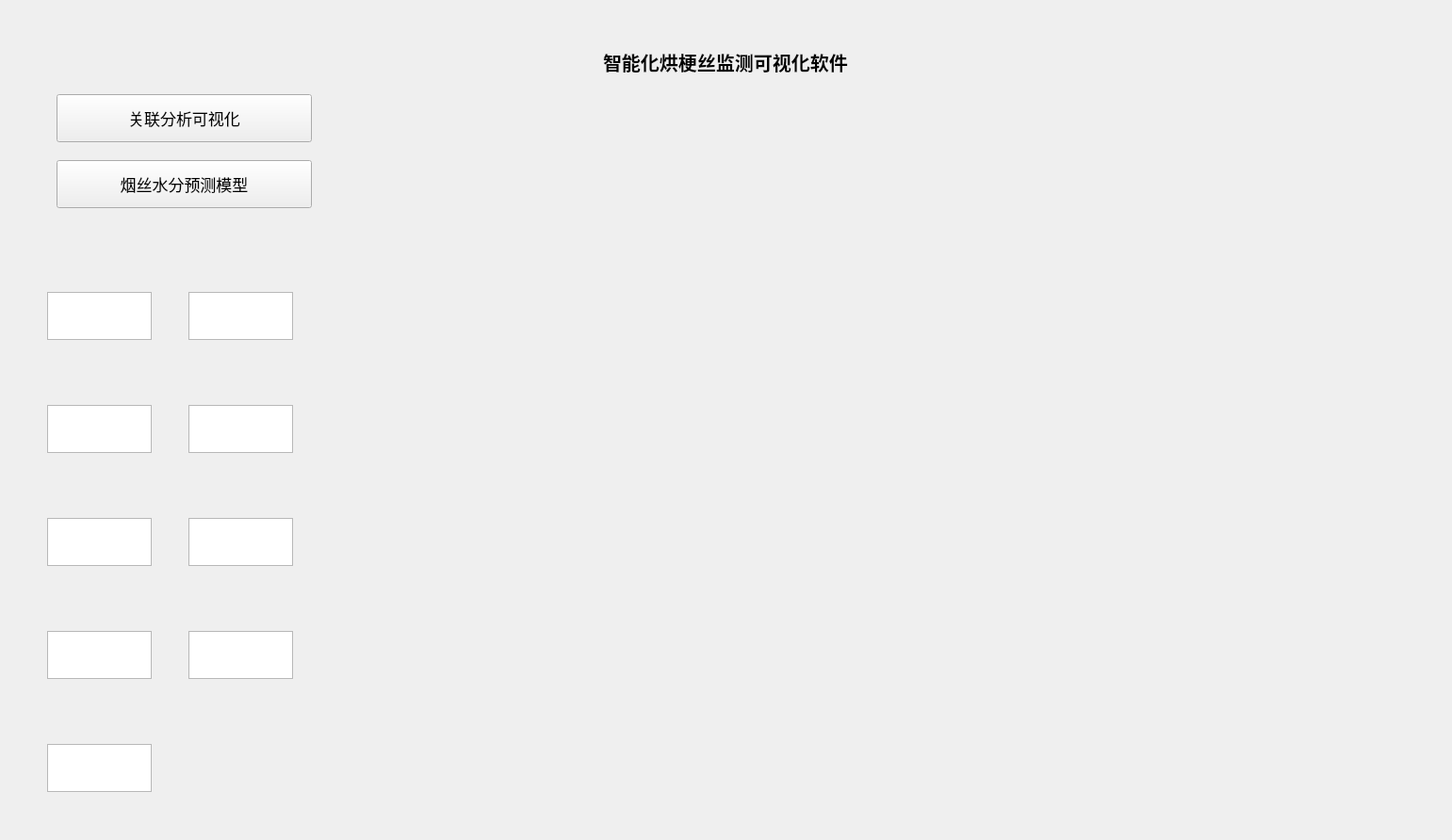
<?xml version="1.0" encoding="UTF-8"?>
<ui version="4.0">
 <class>Form</class>
 <widget class="QWidget" name="Form">
  <property name="geometry">
   <rect>
    <x>0</x>
    <y>0</y>
    <width>1541</width>
    <height>892</height>
   </rect>
  </property>
  <property name="windowTitle">
   <string>Form</string>
  </property>
  <widget class="QLabel" name="label_3">
   <property name="geometry">
    <rect>
     <x>230</x>
     <y>370</y>
     <width>61</width>
     <height>61</height>
    </rect>
   </property>
   <property name="styleSheet">
    <string notr="true"/>
   </property>
   <property name="text">
    <string/>
   </property>
  </widget>
  <widget class="QTextBrowser" name="textBrowser_9">
   <property name="geometry">
    <rect>
     <x>200</x>
     <y>670</y>
     <width>111</width>
     <height>51</height>
    </rect>
   </property>
   <property name="html">
    <string>&lt;!DOCTYPE HTML PUBLIC &quot;-//W3C//DTD HTML 4.0//EN&quot; &quot;http://www.w3.org/TR/REC-html40/strict.dtd&quot;&gt;
&lt;html&gt;&lt;head&gt;&lt;meta name=&quot;qrichtext&quot; content=&quot;1&quot; /&gt;&lt;style type=&quot;text/css&quot;&gt;
p, li { white-space: pre-wrap; }
&lt;/style&gt;&lt;/head&gt;&lt;body style=&quot; font-family:'SimSun'; font-size:9pt; font-weight:400; font-style:normal;&quot;&gt;
&lt;p style=&quot;-qt-paragraph-type:empty; margin-top:0px; margin-bottom:0px; margin-left:0px; margin-right:0px; -qt-block-indent:0; text-indent:0px;&quot;&gt;&lt;br /&gt;&lt;/p&gt;&lt;/body&gt;&lt;/html&gt;</string>
   </property>
  </widget>
  <widget class="QTextBrowser" name="textBrowser_11">
   <property name="geometry">
    <rect>
     <x>50</x>
     <y>310</y>
     <width>111</width>
     <height>51</height>
    </rect>
   </property>
   <property name="styleSheet">
    <string notr="true">image: url(:/yan/1.jpg);</string>
   </property>
   <property name="html">
    <string>&lt;!DOCTYPE HTML PUBLIC &quot;-//W3C//DTD HTML 4.0//EN&quot; &quot;http://www.w3.org/TR/REC-html40/strict.dtd&quot;&gt;
&lt;html&gt;&lt;head&gt;&lt;meta name=&quot;qrichtext&quot; content=&quot;1&quot; /&gt;&lt;style type=&quot;text/css&quot;&gt;
p, li { white-space: pre-wrap; }
&lt;/style&gt;&lt;/head&gt;&lt;body style=&quot; font-family:'SimSun'; font-size:9pt; font-weight:400; font-style:normal;&quot;&gt;
&lt;p style=&quot;-qt-paragraph-type:empty; margin-top:0px; margin-bottom:0px; margin-left:0px; margin-right:0px; -qt-block-indent:0; text-indent:0px;&quot;&gt;&lt;br /&gt;&lt;/p&gt;&lt;/body&gt;&lt;/html&gt;</string>
   </property>
  </widget>
  <widget class="QLabel" name="label_5">
   <property name="geometry">
    <rect>
     <x>80</x>
     <y>610</y>
     <width>61</width>
     <height>61</height>
    </rect>
   </property>
   <property name="styleSheet">
    <string notr="true">image: url(:/img/pressure-meter.png);</string>
   </property>
   <property name="text">
    <string/>
   </property>
  </widget>
  <widget class="QTextBrowser" name="textBrowser_13">
   <property name="geometry">
    <rect>
     <x>200</x>
     <y>310</y>
     <width>111</width>
     <height>51</height>
    </rect>
   </property>
   <property name="html">
    <string>&lt;!DOCTYPE HTML PUBLIC &quot;-//W3C//DTD HTML 4.0//EN&quot; &quot;http://www.w3.org/TR/REC-html40/strict.dtd&quot;&gt;
&lt;html&gt;&lt;head&gt;&lt;meta name=&quot;qrichtext&quot; content=&quot;1&quot; /&gt;&lt;style type=&quot;text/css&quot;&gt;
p, li { white-space: pre-wrap; }
&lt;/style&gt;&lt;/head&gt;&lt;body style=&quot; font-family:'SimSun'; font-size:9pt; font-weight:400; font-style:normal;&quot;&gt;
&lt;p style=&quot;-qt-paragraph-type:empty; margin-top:0px; margin-bottom:0px; margin-left:0px; margin-right:0px; -qt-block-indent:0; text-indent:0px;&quot;&gt;&lt;br /&gt;&lt;/p&gt;&lt;/body&gt;&lt;/html&gt;</string>
   </property>
  </widget>
  <widget class="QLabel" name="label_6">
   <property name="geometry">
    <rect>
     <x>10</x>
     <y>10</y>
     <width>541</width>
     <height>71</height>
    </rect>
   </property>
   <property name="styleSheet">
    <string notr="true">image: url(:/yan/9134face8127328b38974bb40859f03d.jpeg);</string>
   </property>
   <property name="text">
    <string/>
   </property>
  </widget>
  <widget class="QWidget" name="tempView" native="true">
   <property name="geometry">
    <rect>
     <x>960</x>
     <y>540</y>
     <width>561</width>
     <height>301</height>
    </rect>
   </property>
   <property name="styleSheet">
    <string notr="true">image: url(:/yan/01.jpg);</string>
   </property>
  </widget>
  <widget class="QLabel" name="label_2">
   <property name="geometry">
    <rect>
     <x>60</x>
     <y>370</y>
     <width>61</width>
     <height>61</height>
    </rect>
   </property>
   <property name="styleSheet">
    <string notr="true">image: url(:/img/cylinder.png);</string>
   </property>
   <property name="text">
    <string/>
   </property>
  </widget>
  <widget class="QLabel" name="heatmap">
   <property name="geometry">
    <rect>
     <x>370</x>
     <y>90</y>
     <width>1151</width>
     <height>431</height>
    </rect>
   </property>
   <property name="styleSheet">
    <string notr="true">image: url(:/yan/heatmap.gif);</string>
   </property>
   <property name="text">
    <string/>
   </property>
  </widget>
  <widget class="QWidget" name="LineView" native="true">
   <property name="geometry">
    <rect>
     <x>370</x>
     <y>540</y>
     <width>571</width>
     <height>301</height>
    </rect>
   </property>
   <property name="styleSheet">
    <string notr="true">image: url(:/yan/1.png);</string>
   </property>
  </widget>
  <widget class="QTextBrowser" name="textBrowser_2">
   <property name="geometry">
    <rect>
     <x>50</x>
     <y>430</y>
     <width>111</width>
     <height>51</height>
    </rect>
   </property>
   <property name="html">
    <string>&lt;!DOCTYPE HTML PUBLIC &quot;-//W3C//DTD HTML 4.0//EN&quot; &quot;http://www.w3.org/TR/REC-html40/strict.dtd&quot;&gt;
&lt;html&gt;&lt;head&gt;&lt;meta name=&quot;qrichtext&quot; content=&quot;1&quot; /&gt;&lt;style type=&quot;text/css&quot;&gt;
p, li { white-space: pre-wrap; }
&lt;/style&gt;&lt;/head&gt;&lt;body style=&quot; font-family:'SimSun'; font-size:9pt; font-weight:400; font-style:normal;&quot;&gt;
&lt;p style=&quot;-qt-paragraph-type:empty; margin-top:0px; margin-bottom:0px; margin-left:0px; margin-right:0px; -qt-block-indent:0; text-indent:0px;&quot;&gt;&lt;br /&gt;&lt;/p&gt;&lt;/body&gt;&lt;/html&gt;</string>
   </property>
  </widget>
  <widget class="QLabel" name="label_4">
   <property name="geometry">
    <rect>
     <x>70</x>
     <y>490</y>
     <width>61</width>
     <height>61</height>
    </rect>
   </property>
   <property name="styleSheet">
    <string notr="true">image: url(:/img/windsock.png);</string>
   </property>
   <property name="text">
    <string/>
   </property>
  </widget>
  <widget class="QTextBrowser" name="textBrowser_4">
   <property name="geometry">
    <rect>
     <x>50</x>
     <y>550</y>
     <width>111</width>
     <height>51</height>
    </rect>
   </property>
   <property name="html">
    <string>&lt;!DOCTYPE HTML PUBLIC &quot;-//W3C//DTD HTML 4.0//EN&quot; &quot;http://www.w3.org/TR/REC-html40/strict.dtd&quot;&gt;
&lt;html&gt;&lt;head&gt;&lt;meta name=&quot;qrichtext&quot; content=&quot;1&quot; /&gt;&lt;style type=&quot;text/css&quot;&gt;
p, li { white-space: pre-wrap; }
&lt;/style&gt;&lt;/head&gt;&lt;body style=&quot; font-family:'SimSun'; font-size:9pt; font-weight:400; font-style:normal;&quot;&gt;
&lt;p style=&quot;-qt-paragraph-type:empty; margin-top:0px; margin-bottom:0px; margin-left:0px; margin-right:0px; -qt-block-indent:0; text-indent:0px;&quot;&gt;&lt;br /&gt;&lt;/p&gt;&lt;/body&gt;&lt;/html&gt;</string>
   </property>
  </widget>
  <widget class="QTextBrowser" name="textBrowser_3">
   <property name="geometry">
    <rect>
     <x>200</x>
     <y>430</y>
     <width>111</width>
     <height>51</height>
    </rect>
   </property>
   <property name="html">
    <string>&lt;!DOCTYPE HTML PUBLIC &quot;-//W3C//DTD HTML 4.0//EN&quot; &quot;http://www.w3.org/TR/REC-html40/strict.dtd&quot;&gt;
&lt;html&gt;&lt;head&gt;&lt;meta name=&quot;qrichtext&quot; content=&quot;1&quot; /&gt;&lt;style type=&quot;text/css&quot;&gt;
p, li { white-space: pre-wrap; }
&lt;/style&gt;&lt;/head&gt;&lt;body style=&quot; font-family:'SimSun'; font-size:9pt; font-weight:400; font-style:normal;&quot;&gt;
&lt;p style=&quot;-qt-paragraph-type:empty; margin-top:0px; margin-bottom:0px; margin-left:0px; margin-right:0px; -qt-block-indent:0; text-indent:0px;&quot;&gt;&lt;br /&gt;&lt;/p&gt;&lt;/body&gt;&lt;/html&gt;</string>
   </property>
  </widget>
  <widget class="QTextBrowser" name="textBrowser_7">
   <property name="geometry">
    <rect>
     <x>50</x>
     <y>670</y>
     <width>111</width>
     <height>51</height>
    </rect>
   </property>
   <property name="html">
    <string>&lt;!DOCTYPE HTML PUBLIC &quot;-//W3C//DTD HTML 4.0//EN&quot; &quot;http://www.w3.org/TR/REC-html40/strict.dtd&quot;&gt;
&lt;html&gt;&lt;head&gt;&lt;meta name=&quot;qrichtext&quot; content=&quot;1&quot; /&gt;&lt;style type=&quot;text/css&quot;&gt;
p, li { white-space: pre-wrap; }
&lt;/style&gt;&lt;/head&gt;&lt;body style=&quot; font-family:'SimSun'; font-size:9pt; font-weight:400; font-style:normal;&quot;&gt;
&lt;p style=&quot;-qt-paragraph-type:empty; margin-top:0px; margin-bottom:0px; margin-left:0px; margin-right:0px; -qt-block-indent:0; text-indent:0px;&quot;&gt;&lt;br /&gt;&lt;/p&gt;&lt;/body&gt;&lt;/html&gt;</string>
   </property>
  </widget>
  <widget class="QTextBrowser" name="textBrowser_6">
   <property name="geometry">
    <rect>
     <x>200</x>
     <y>550</y>
     <width>111</width>
     <height>51</height>
    </rect>
   </property>
   <property name="html">
    <string>&lt;!DOCTYPE HTML PUBLIC &quot;-//W3C//DTD HTML 4.0//EN&quot; &quot;http://www.w3.org/TR/REC-html40/strict.dtd&quot;&gt;
&lt;html&gt;&lt;head&gt;&lt;meta name=&quot;qrichtext&quot; content=&quot;1&quot; /&gt;&lt;style type=&quot;text/css&quot;&gt;
p, li { white-space: pre-wrap; }
&lt;/style&gt;&lt;/head&gt;&lt;body style=&quot; font-family:'SimSun'; font-size:9pt; font-weight:400; font-style:normal;&quot;&gt;
&lt;p style=&quot;-qt-paragraph-type:empty; margin-top:0px; margin-bottom:0px; margin-left:0px; margin-right:0px; -qt-block-indent:0; text-indent:0px;&quot;&gt;&lt;br /&gt;&lt;/p&gt;&lt;/body&gt;&lt;/html&gt;</string>
   </property>
  </widget>
  <widget class="QTextBrowser" name="textBrowser_15">
   <property name="geometry">
    <rect>
     <x>50</x>
     <y>790</y>
     <width>111</width>
     <height>51</height>
    </rect>
   </property>
   <property name="html">
    <string>&lt;!DOCTYPE HTML PUBLIC &quot;-//W3C//DTD HTML 4.0//EN&quot; &quot;http://www.w3.org/TR/REC-html40/strict.dtd&quot;&gt;
&lt;html&gt;&lt;head&gt;&lt;meta name=&quot;qrichtext&quot; content=&quot;1&quot; /&gt;&lt;style type=&quot;text/css&quot;&gt;
p, li { white-space: pre-wrap; }
&lt;/style&gt;&lt;/head&gt;&lt;body style=&quot; font-family:'SimSun'; font-size:9pt; font-weight:400; font-style:normal;&quot;&gt;
&lt;p style=&quot;-qt-paragraph-type:empty; margin-top:0px; margin-bottom:0px; margin-left:0px; margin-right:0px; -qt-block-indent:0; text-indent:0px;&quot;&gt;&lt;br /&gt;&lt;/p&gt;&lt;/body&gt;&lt;/html&gt;</string>
   </property>
  </widget>
  <widget class="QLabel" name="label_8">
   <property name="geometry">
    <rect>
     <x>640</x>
     <y>50</y>
     <width>411</width>
     <height>31</height>
    </rect>
   </property>
   <property name="font">
    <font>
     <family>华文楷体</family>
     <pointsize>15</pointsize>
     <weight>75</weight>
     <bold>true</bold>
    </font>
   </property>
   <property name="text">
    <string>智能化烘梗丝监测可视化软件</string>
   </property>
  </widget>
  <widget class="QLabel" name="label_9">
   <property name="geometry">
    <rect>
     <x>80</x>
     <y>250</y>
     <width>61</width>
     <height>61</height>
    </rect>
   </property>
   <property name="font">
    <font>
     <pointsize>11</pointsize>
    </font>
   </property>
   <property name="styleSheet">
    <string notr="true">image: url(:/yan/温度计.png);</string>
   </property>
   <property name="text">
    <string/>
   </property>
  </widget>
  <widget class="QLabel" name="label_7">
   <property name="geometry">
    <rect>
     <x>230</x>
     <y>250</y>
     <width>61</width>
     <height>61</height>
    </rect>
   </property>
   <property name="styleSheet">
    <string notr="true">image: url(:/yan/温度.png);</string>
   </property>
   <property name="text">
    <string/>
   </property>
  </widget>
  <widget class="QLabel" name="label_10">
   <property name="geometry">
    <rect>
     <x>230</x>
     <y>490</y>
     <width>61</width>
     <height>61</height>
    </rect>
   </property>
   <property name="styleSheet">
    <string notr="true">image: url(:/yan/风.png);</string>
   </property>
   <property name="text">
    <string/>
   </property>
  </widget>
  <widget class="QLabel" name="label_11">
   <property name="geometry">
    <rect>
     <x>230</x>
     <y>610</y>
     <width>61</width>
     <height>61</height>
    </rect>
   </property>
   <property name="styleSheet">
    <string notr="true">image: url(:/yan/11.png);</string>
   </property>
   <property name="text">
    <string/>
   </property>
  </widget>
  <widget class="QLabel" name="label_12">
   <property name="geometry">
    <rect>
     <x>70</x>
     <y>730</y>
     <width>61</width>
     <height>61</height>
    </rect>
   </property>
   <property name="styleSheet">
    <string notr="true"/>
   </property>
   <property name="text">
    <string/>
   </property>
  </widget>
  <widget class="QPushButton" name="pushButton">
   <property name="geometry">
    <rect>
     <x>60</x>
     <y>100</y>
     <width>271</width>
     <height>51</height>
    </rect>
   </property>
   <property name="font">
    <font>
     <pointsize>13</pointsize>
    </font>
   </property>
   <property name="text">
    <string>关联分析可视化</string>
   </property>
  </widget>
  <widget class="QPushButton" name="pushButton_2">
   <property name="geometry">
    <rect>
     <x>60</x>
     <y>170</y>
     <width>271</width>
     <height>51</height>
    </rect>
   </property>
   <property name="font">
    <font>
     <pointsize>13</pointsize>
    </font>
   </property>
   <property name="text">
    <string>烟丝水分预测模型</string>
   </property>
  </widget>
  <zorder>label_2</zorder>
  <zorder>label_3</zorder>
  <zorder>textBrowser_9</zorder>
  <zorder>label_5</zorder>
  <zorder>textBrowser_13</zorder>
  <zorder>label_6</zorder>
  <zorder>tempView</zorder>
  <zorder>heatmap</zorder>
  <zorder>LineView</zorder>
  <zorder>textBrowser_2</zorder>
  <zorder>textBrowser_4</zorder>
  <zorder>textBrowser_3</zorder>
  <zorder>textBrowser_7</zorder>
  <zorder>textBrowser_6</zorder>
  <zorder>textBrowser_15</zorder>
  <zorder>label_4</zorder>
  <zorder>textBrowser_11</zorder>
  <zorder>label_8</zorder>
  <zorder>label_9</zorder>
  <zorder>label_7</zorder>
  <zorder>label_10</zorder>
  <zorder>label_11</zorder>
  <zorder>label_12</zorder>
  <zorder>pushButton</zorder>
  <zorder>pushButton_2</zorder>
 </widget>
 <resources>
  <include location="img/title.qrc"/>
 </resources>
 <connections/>
</ui>
